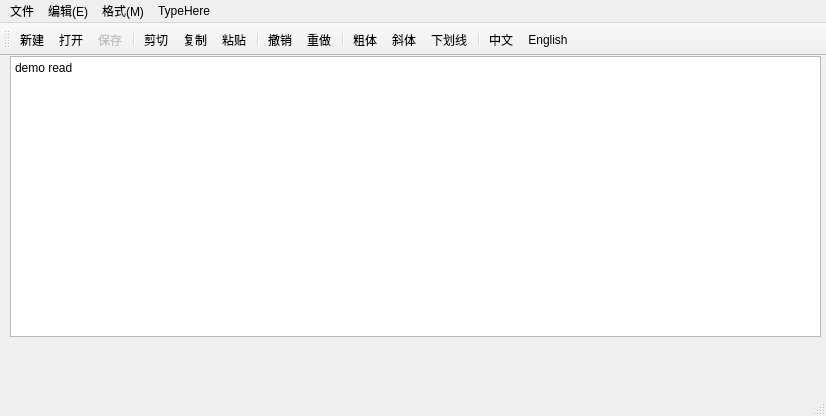
<?xml version="1.0" encoding="UTF-8"?>
<ui version="4.0">
 <class>MainWindow</class>
 <widget class="QMainWindow" name="MainWindow">
  <property name="geometry">
   <rect>
    <x>0</x>
    <y>0</y>
    <width>826</width>
    <height>416</height>
   </rect>
  </property>
  <property name="windowTitle">
   <string>MainWindow</string>
  </property>
  <widget class="QWidget" name="centralwidget">
   <widget class="QTextEdit" name="textEdit">
    <property name="geometry">
     <rect>
      <x>10</x>
      <y>0</y>
      <width>811</width>
      <height>281</height>
     </rect>
    </property>
    <property name="html">
     <string>&lt;!DOCTYPE HTML PUBLIC &quot;-//W3C//DTD HTML 4.0//EN&quot; &quot;http://www.w3.org/TR/REC-html40/strict.dtd&quot;&gt;
&lt;html&gt;&lt;head&gt;&lt;meta name=&quot;qrichtext&quot; content=&quot;1&quot; /&gt;&lt;meta charset=&quot;utf-8&quot; /&gt;&lt;style type=&quot;text/css&quot;&gt;
p, li { white-space: pre-wrap; }
hr { height: 1px; border-width: 0; }
li.unchecked::marker { content: &quot;\2610&quot;; }
li.checked::marker { content: &quot;\2612&quot;; }
&lt;/style&gt;&lt;/head&gt;&lt;body style=&quot; font-family:'Microsoft YaHei UI'; font-size:9pt; font-weight:400; font-style:normal;&quot;&gt;
&lt;p style=&quot; margin-top:0px; margin-bottom:0px; margin-left:0px; margin-right:0px; -qt-block-indent:0; text-indent:0px;&quot;&gt;demo read&lt;/p&gt;&lt;/body&gt;&lt;/html&gt;</string>
    </property>
   </widget>
  </widget>
  <widget class="QMenuBar" name="menubar">
   <property name="geometry">
    <rect>
     <x>0</x>
     <y>0</y>
     <width>826</width>
     <height>21</height>
    </rect>
   </property>
   <widget class="QMenu" name="menu">
    <property name="title">
     <string>文件</string>
    </property>
    <addaction name="actFile_New"/>
    <addaction name="actFile_Open"/>
   </widget>
   <widget class="QMenu" name="menu_E">
    <property name="title">
     <string>编辑(E)</string>
    </property>
    <addaction name="actEdit_Cut"/>
    <addaction name="actEdit_Copy"/>
    <addaction name="actEdit_Paste"/>
    <addaction name="separator"/>
    <addaction name="actEdit_Undo"/>
    <addaction name="actEdit_Redo"/>
   </widget>
   <widget class="QMenu" name="menu_M">
    <property name="title">
     <string>格式(M)</string>
    </property>
    <addaction name="actFont_Bold"/>
    <addaction name="actFont_Italic"/>
    <addaction name="actFont_UnderLine"/>
   </widget>
   <widget class="QMenu" name="menuTypeHere">
    <property name="title">
     <string>TypeHere</string>
    </property>
   </widget>
   <addaction name="menu"/>
   <addaction name="menu_E"/>
   <addaction name="menu_M"/>
   <addaction name="menuTypeHere"/>
  </widget>
  <widget class="QStatusBar" name="statusbar"/>
  <widget class="QToolBar" name="toolBar">
   <property name="windowTitle">
    <string>toolBar</string>
   </property>
   <property name="toolButtonStyle">
    <enum>Qt::ToolButtonTextUnderIcon</enum>
   </property>
   <attribute name="toolBarArea">
    <enum>TopToolBarArea</enum>
   </attribute>
   <attribute name="toolBarBreak">
    <bool>false</bool>
   </attribute>
   <addaction name="actFile_New"/>
   <addaction name="actFile_Open"/>
   <addaction name="actFile_Save"/>
   <addaction name="separator"/>
   <addaction name="actEdit_Cut"/>
   <addaction name="actEdit_Copy"/>
   <addaction name="actEdit_Paste"/>
   <addaction name="separator"/>
   <addaction name="actEdit_Undo"/>
   <addaction name="actEdit_Redo"/>
   <addaction name="separator"/>
   <addaction name="actFont_Bold"/>
   <addaction name="actFont_Italic"/>
   <addaction name="actFont_UnderLine"/>
   <addaction name="separator"/>
   <addaction name="actLang_CN"/>
   <addaction name="actLang_EN"/>
  </widget>
  <action name="actFile_New">
   <property name="icon">
    <iconset resource="res.qrc">
     <normaloff>:/icons/images/file-file.png</normaloff>:/icons/images/file-file.png</iconset>
   </property>
   <property name="text">
    <string>新建</string>
   </property>
   <property name="toolTip">
    <string>新建文件</string>
   </property>
   <property name="shortcut">
    <string>Ctrl+N</string>
   </property>
  </action>
  <action name="actFile_Open">
   <property name="icon">
    <iconset resource="res.qrc">
     <normaloff>:/icons/images/files-open.png</normaloff>:/icons/images/files-open.png</iconset>
   </property>
   <property name="text">
    <string>打开</string>
   </property>
   <property name="shortcut">
    <string>Ctrl+O</string>
   </property>
  </action>
  <action name="actFile_Save">
   <property name="enabled">
    <bool>false</bool>
   </property>
   <property name="icon">
    <iconset resource="res.qrc">
     <normaloff>:/icons/images/files-save.png</normaloff>:/icons/images/files-save.png</iconset>
   </property>
   <property name="text">
    <string>保存</string>
   </property>
   <property name="shortcut">
    <string>Ctrl+S</string>
   </property>
  </action>
  <action name="actEdit_Cut">
   <property name="icon">
    <iconset resource="res.qrc">
     <normaloff>:/icons/images/cut.png</normaloff>:/icons/images/cut.png</iconset>
   </property>
   <property name="text">
    <string>剪切</string>
   </property>
   <property name="shortcut">
    <string>Ctrl+X</string>
   </property>
  </action>
  <action name="actEdit_Copy">
   <property name="icon">
    <iconset resource="res.qrc">
     <normaloff>:/icons/images/copy.png</normaloff>:/icons/images/copy.png</iconset>
   </property>
   <property name="text">
    <string>复制</string>
   </property>
   <property name="shortcut">
    <string>Ctrl+C</string>
   </property>
  </action>
  <action name="actEdit_Paste">
   <property name="icon">
    <iconset resource="res.qrc">
     <normaloff>:/icons/images/past.png</normaloff>:/icons/images/past.png</iconset>
   </property>
   <property name="text">
    <string>粘贴</string>
   </property>
   <property name="shortcut">
    <string>Ctrl+V</string>
   </property>
  </action>
  <action name="actEdit_Undo">
   <property name="icon">
    <iconset resource="res.qrc">
     <normaloff>:/icons/images/chexiao.png</normaloff>:/icons/images/chexiao.png</iconset>
   </property>
   <property name="text">
    <string>撤销</string>
   </property>
   <property name="shortcut">
    <string>Ctrl+Z</string>
   </property>
  </action>
  <action name="actEdit_Redo">
   <property name="icon">
    <iconset resource="res.qrc">
     <normaloff>:/icons/images/reset.png</normaloff>:/icons/images/reset.png</iconset>
   </property>
   <property name="text">
    <string>重做</string>
   </property>
   <property name="shortcut">
    <string>Ctrl+Y</string>
   </property>
  </action>
  <action name="actFont_Bold">
   <property name="checkable">
    <bool>true</bool>
   </property>
   <property name="icon">
    <iconset resource="res.qrc">
     <normaloff>:/icons/images/bold.png</normaloff>:/icons/images/bold.png</iconset>
   </property>
   <property name="text">
    <string>粗体</string>
   </property>
  </action>
  <action name="actFont_Italic">
   <property name="checkable">
    <bool>true</bool>
   </property>
   <property name="icon">
    <iconset resource="res.qrc">
     <normaloff>:/icons/images/italic.png</normaloff>:/icons/images/italic.png</iconset>
   </property>
   <property name="text">
    <string>斜体</string>
   </property>
  </action>
  <action name="actFont_UnderLine">
   <property name="checkable">
    <bool>true</bool>
   </property>
   <property name="icon">
    <iconset resource="res.qrc">
     <normaloff>:/icons/images/underline.png</normaloff>:/icons/images/underline.png</iconset>
   </property>
   <property name="text">
    <string>下划线</string>
   </property>
  </action>
  <action name="actLang_CN">
   <property name="icon">
    <iconset resource="res.qrc">
     <normaloff>:/icons/images/chip.png</normaloff>:/icons/images/chip.png</iconset>
   </property>
   <property name="text">
    <string>中文</string>
   </property>
  </action>
  <action name="actLang_EN">
   <property name="icon">
    <iconset resource="res.qrc">
     <normaloff>:/icons/images/Enlight.png</normaloff>:/icons/images/Enlight.png</iconset>
   </property>
   <property name="text">
    <string>English</string>
   </property>
  </action>
  <action name="actClose">
   <property name="icon">
    <iconset resource="res.qrc">
     <normaloff>:/icons/images/close.png</normaloff>:/icons/images/close.png</iconset>
   </property>
   <property name="text">
    <string>关闭</string>
   </property>
  </action>
 </widget>
 <resources>
  <include location="res.qrc"/>
 </resources>
 <connections>
  <connection>
   <sender>actEdit_Cut</sender>
   <signal>triggered()</signal>
   <receiver>textEdit</receiver>
   <slot>cut()</slot>
   <hints>
    <hint type="sourcelabel">
     <x>-1</x>
     <y>-1</y>
    </hint>
    <hint type="destinationlabel">
     <x>415</x>
     <y>220</y>
    </hint>
   </hints>
  </connection>
  <connection>
   <sender>actEdit_Paste</sender>
   <signal>triggered()</signal>
   <receiver>textEdit</receiver>
   <slot>paste()</slot>
   <hints>
    <hint type="sourcelabel">
     <x>-1</x>
     <y>-1</y>
    </hint>
    <hint type="destinationlabel">
     <x>415</x>
     <y>220</y>
    </hint>
   </hints>
  </connection>
  <connection>
   <sender>actEdit_Copy</sender>
   <signal>triggered()</signal>
   <receiver>textEdit</receiver>
   <slot>copy()</slot>
   <hints>
    <hint type="sourcelabel">
     <x>-1</x>
     <y>-1</y>
    </hint>
    <hint type="destinationlabel">
     <x>415</x>
     <y>220</y>
    </hint>
   </hints>
  </connection>
  <connection>
   <sender>actEdit_Undo</sender>
   <signal>triggered()</signal>
   <receiver>textEdit</receiver>
   <slot>undo()</slot>
   <hints>
    <hint type="sourcelabel">
     <x>-1</x>
     <y>-1</y>
    </hint>
    <hint type="destinationlabel">
     <x>415</x>
     <y>220</y>
    </hint>
   </hints>
  </connection>
  <connection>
   <sender>actEdit_Redo</sender>
   <signal>triggered()</signal>
   <receiver>textEdit</receiver>
   <slot>redo()</slot>
   <hints>
    <hint type="sourcelabel">
     <x>-1</x>
     <y>-1</y>
    </hint>
    <hint type="destinationlabel">
     <x>415</x>
     <y>220</y>
    </hint>
   </hints>
  </connection>
  <connection>
   <sender>actClose</sender>
   <signal>triggered()</signal>
   <receiver>MainWindow</receiver>
   <slot>close()</slot>
   <hints>
    <hint type="sourcelabel">
     <x>-1</x>
     <y>-1</y>
    </hint>
    <hint type="destinationlabel">
     <x>412</x>
     <y>207</y>
    </hint>
   </hints>
  </connection>
  <connection>
   <sender>textEdit</sender>
   <signal>undoAvailable(bool)</signal>
   <receiver>actEdit_Undo</receiver>
   <slot>setEnabled(bool)</slot>
   <hints>
    <hint type="sourcelabel">
     <x>415</x>
     <y>220</y>
    </hint>
    <hint type="destinationlabel">
     <x>-1</x>
     <y>-1</y>
    </hint>
   </hints>
  </connection>
  <connection>
   <sender>textEdit</sender>
   <signal>redoAvailable(bool)</signal>
   <receiver>actEdit_Redo</receiver>
   <slot>setEnabled(bool)</slot>
   <hints>
    <hint type="sourcelabel">
     <x>415</x>
     <y>220</y>
    </hint>
    <hint type="destinationlabel">
     <x>-1</x>
     <y>-1</y>
    </hint>
   </hints>
  </connection>
 </connections>
</ui>
